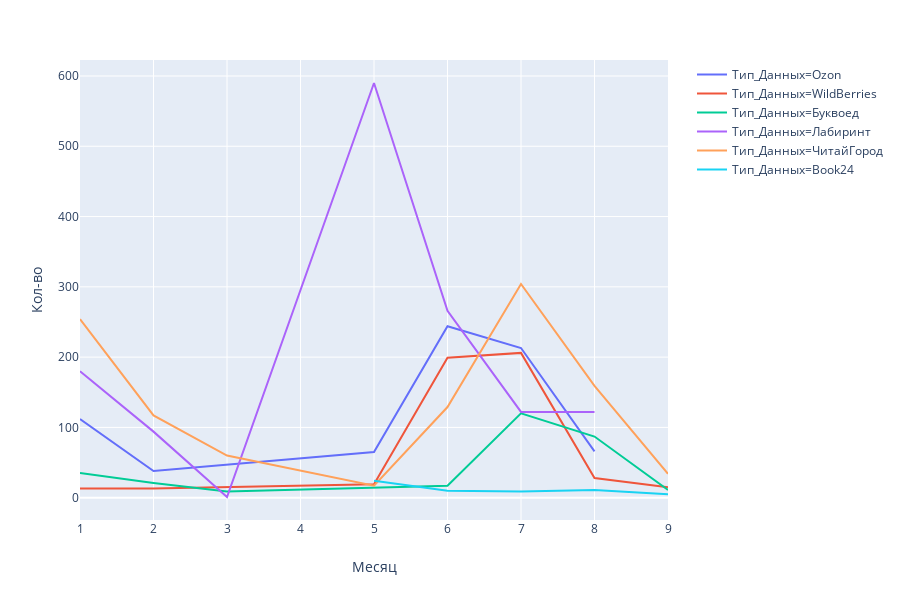

The notebook cell this image was saved under:
### Code cell
fig = px.line(df, x="Месяц", y="Кол-во", color='Тип_Данных')
layout = go.Layout(
    title= 'До запуска рекламной кампании',
    hovermode= 'closest',
    xaxis= dict(
        title= 'Месяц',
        ticklen= 5,
        zeroline= False,
        gridwidth= 2,
    ),
    yaxis=dict(
        title= 'Количество',
        ticklen= 5,
        gridwidth= 2,
    ),
    showlegend= False
)
fig = go.Figure(data = fig, layout = layout)
fig.show()

### Figure 1 — Plotly figure (JSON) as saved in the notebook; plotly's stock layout.template omitted (floating-point values rounded to 4 significant figures)
{"data": [{"hoverlabel": {"namelength": 0}, "hovertemplate": "Тип_Данных=Ozon<br>Месяц=%{x}<br>Кол-во=%{y}", "legendgroup": "Тип_Данных=Ozon", "line": {"color": "#636efa", "dash": "solid"}, "mode": "lines", "name": "Тип_Данных=Ozon", "showlegend": true, "type": "scatter", "x": [1, 2, 5, 6, 7, 8], "xaxis": "x", "y": [112, 38, 65, 244, 213, 66], "yaxis": "y"}, {"hoverlabel": {"namelength": 0}, "hovertemplate": "Тип_Данных=WildBerries<br>Месяц=%{x}<br>Кол-во=%{y}", "legendgroup": "Тип_Данных=WildBerries", "line": {"color": "#EF553B", "dash": "solid"}, "mode": "lines", "name": "Тип_Данных=WildBerries", "showlegend": true, "type": "scatter", "x": [1, 2, 5, 6, 7, 8, 9], "xaxis": "x", "y": [13, 13, 19, 199, 206, 28, 15], "yaxis": "y"}, {"hoverlabel": {"namelength": 0}, "hovertemplate": "Тип_Данных=Буквоед<br>Месяц=%{x}<br>Кол-во=%{y}", "legendgroup": "Тип_Данных=Буквоед", "line": {"color": "#00cc96", "dash": "solid"}, "mode": "lines", "name": "Тип_Данных=Буквоед", "showlegend": true, "type": "scatter", "x": [1, 2, 3, 5, 6, 7, 8, 9], "xaxis": "x", "y": [35, 21, 9, 15, 17, 120, 87, 11], "yaxis": "y"}, {"hoverlabel": {"namelength": 0}, "hovertemplate": "Тип_Данных=Лабиринт<br>Месяц=%{x}<br>Кол-во=%{y}", "legendgroup": "Тип_Данных=Лабиринт", "line": {"color": "#ab63fa", "dash": "solid"}, "mode": "lines", "name": "Тип_Данных=Лабиринт", "showlegend": true, "type": "scatter", "x": [1, 2, 3, 5, 6, 7, 8], "xaxis": "x", "y": [180, 94, 1, 590, 266, 122, 122], "yaxis": "y"}, {"hoverlabel": {"namelength": 0}, "hovertemplate": "Тип_Данных=ЧитайГород<br>Месяц=%{x}<br>Кол-во=%{y}", "legendgroup": "Тип_Данных=ЧитайГород", "line": {"color": "#FFA15A", "dash": "solid"}, "mode": "lines", "name": "Тип_Данных=ЧитайГород", "showlegend": true, "type": "scatter", "x": [1, 2, 3, 5, 6, 7, 8, 9], "xaxis": "x", "y": [254, 117, 60, 17, 129, 304, 159, 34], "yaxis": "y"}, {"hoverlabel": {"namelength": 0}, "hovertemplate": "Тип_Данных=Book24<br>Месяц=%{x}<br>Кол-во=%{y}", "legendgroup": "Тип_Данных=Book24", "line": {"color": "#19d3f3", "dash": "solid"}, "mode": "lines", "name": "Тип_Данных=Book24", "showlegend": true, "type": "scatter", "x": [5, 6, 7, 8, 9], "xaxis": "x", "y": [24, 10, 9, 11, 5], "yaxis": "y"}], "layout": {"height": 600, "legend": {"tracegroupgap": 0}, "margin": {"t": 60}, "xaxis": {"anchor": "y", "domain": [0, 0.98], "title": {"text": "Месяц"}}, "yaxis": {"anchor": "x", "domain": [0, 1], "title": {"text": "Кол-во"}}}}
